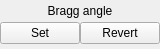
<?xml version="1.0" encoding="UTF-8"?>
<ui version="4.0">
 <class>EnergySetter</class>
 <widget class="QWidget" name="EnergySetter">
  <property name="geometry">
   <rect>
    <x>0</x>
    <y>0</y>
    <width>138</width>
    <height>49</height>
   </rect>
  </property>
  <property name="windowTitle">
   <string>Form</string>
  </property>
  <property name="autoFillBackground">
   <bool>true</bool>
  </property>
  <layout class="QGridLayout" name="gridLayout">
   <property name="margin">
    <number>0</number>
   </property>
   <property name="spacing">
    <number>0</number>
   </property>
   <item row="1" column="0">
    <widget class="QPushButton" name="set">
     <property name="text">
      <string>Set</string>
     </property>
    </widget>
   </item>
   <item row="1" column="1">
    <widget class="QPushButton" name="revert">
     <property name="text">
      <string>Revert</string>
     </property>
    </widget>
   </item>
   <item row="0" column="0" colspan="2">
    <widget class="QLabel" name="braggAngle">
     <property name="sizePolicy">
      <sizepolicy hsizetype="Preferred" vsizetype="Fixed">
       <horstretch>0</horstretch>
       <verstretch>0</verstretch>
      </sizepolicy>
     </property>
     <property name="text">
      <string>Bragg angle</string>
     </property>
     <property name="alignment">
      <set>Qt::AlignCenter</set>
     </property>
    </widget>
   </item>
  </layout>
 </widget>
 <resources/>
 <connections/>
</ui>
